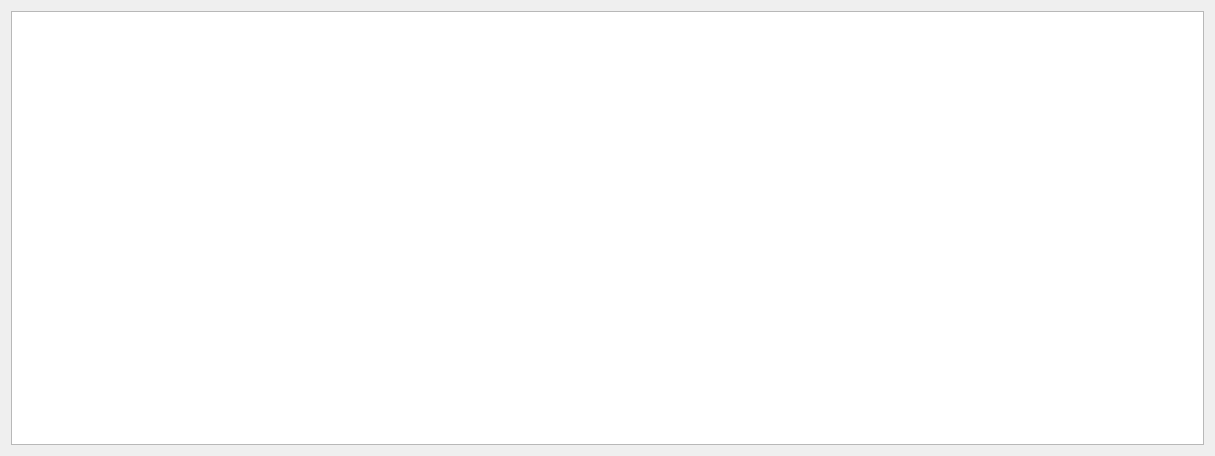
<?xml version="1.0" encoding="UTF-8"?>
<ui version="4.0">
 <class>ShowServiceOrderForm</class>
 <widget class="QWidget" name="ShowServiceOrderForm">
  <property name="geometry">
   <rect>
    <x>0</x>
    <y>0</y>
    <width>1215</width>
    <height>456</height>
   </rect>
  </property>
  <property name="windowTitle">
   <string>Form</string>
  </property>
  <layout class="QVBoxLayout" name="verticalLayout">
   <item>
    <widget class="ShowServiceOrderView" name="tableServiceOrders"/>
   </item>
  </layout>
 </widget>
 <customwidgets>
  <customwidget>
   <class>ShowServiceOrderView</class>
   <extends>QTableView</extends>
   <header>showserviceorderview.h</header>
  </customwidget>
 </customwidgets>
 <resources/>
 <connections/>
</ui>
